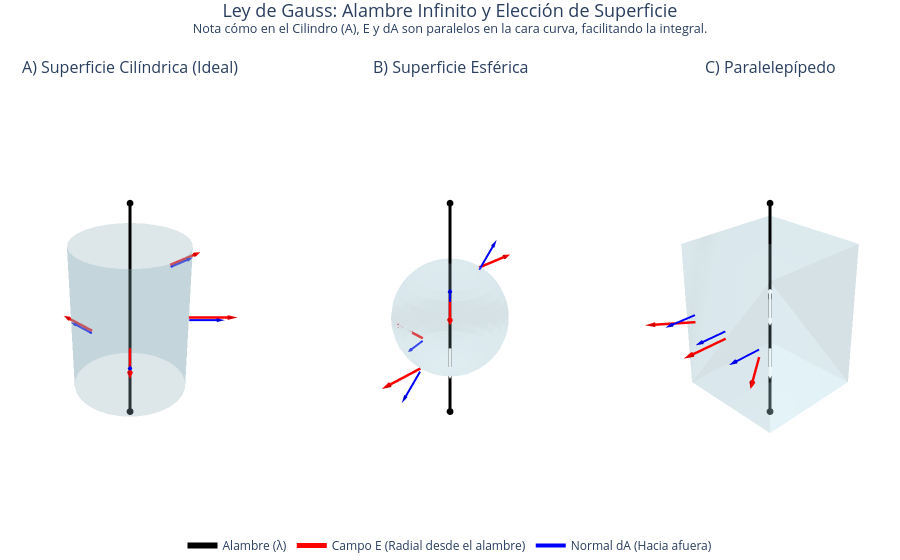

Write notebook code for a chart like this one.
### Markdown cell above
## Análisis del Flujo

Nuestra "lata" gaussiana tiene tres superficies: la tapa superior, la tapa inferior y el manto (el cuerpo cilíndrico).
* **Las Tapas:** El vector área $d\vec{A}$ de las tapas apunta hacia arriba y hacia abajo (paralelo al alambre). Pero el campo $\vec{E}$ apunta hacia afuera (perpendicular al alambre). Como forman $90^\circ$, el flujo por ambas tapas es exactamente **cero** ($\cos 90^\circ = 0$).
* **El Manto:** En la pared curva, el vector área $d\vec{A}$ apunta radialmente hacia afuera, exactamente en la misma dirección que el campo $\vec{E}$. Además, toda la pared curva está a la misma distancia $r$ del alambre, por lo que $E$ es constante.

## Planteamiento Matemático

$$\oint_{S} \vec{E} \cdot d\vec{A} = \frac{q_{\text{enc}}}{\epsilon_0}$$

El flujo total es la suma de las tres partes, pero las tapas son cero:

$$\Phi_{\text{total}} = \Phi_{\text{arriba}} + \Phi_{\text{abajo}} + \Phi_{\text{manto}} = 0 + 0 + \int_{\text{manto}} E dA$$

Nuevamente, sacamos $E$ de la integral por ser constante:

$$E \int_{\text{manto}} dA = \frac{q_{\text{enc}}}{\epsilon_0}$$

El área del manto de un cilindro es el perímetro de la base por la altura: $2\pi r L$. Además, la carga encerrada dentro de nuestro cilindro de largo $L$ es simplemente la densidad lineal por el largo ($q_{\text{enc}} = \lambda L$). Sustituimos ambas cosas:

$$E (2\pi r L) = \frac{\lambda L}{\epsilon_0}$$

## Resultado Final
¡Observa que el largo $L$ de nuestro cilindro imaginario se cancela a ambos lados de la ecuación! Esto es hermoso, porque demuestra que el resultado final es independiente de la superficie imaginaria que elegimos. Despejando $E$:

$$E = \frac{\lambda}{2\pi\epsilon_0 r}$$

Hemos llegado exactamente a la misma ecuación que obtuvimos con cálculo avanzado, pero esta vez usando un cilindro y un par de multiplicaciones. ¡Ese es el verdadero poder predictivo del electromagnetismo!

### Code cell
# import numpy as np
# import plotly.graph_objects as go
# from plotly.subplots import make_subplots

# def generar_gauss_alambre_3d():
#     fig = make_subplots(
#         rows=1, cols=3,
#         specs=[[{'type': 'scene'}, {'type': 'scene'}, {'type': 'scene'}]],
#         subplot_titles=("A) Superficie Cilíndrica (Ideal)", "B) Superficie Esférica", "C) Paralelepípedo")
#     )

#     H_alambre = 6.0    
#     R_gauss = 1.5      
#     L_flecha_E = 1.0   
#     L_flecha_dA = 0.7  
#     color_E = 'red'
#     color_dA = 'blue'
#     color_S = 'lightblue'

#     def add_vector_3d(fig, row, col, start, direction, color, width, label=""):
#         fig.add_trace(go.Scatter3d(
#             x=[start[0], start[0] + direction[0]],
#             y=[start[1], start[1] + direction[1]],
#             z=[start[2], start[2] + direction[2]],
#             mode='lines', line=dict(color=color, width=width), showlegend=False, hoverinfo='skip'
#         ), row=row, col=col)
#         fig.add_trace(go.Cone(
#             x=[start[0] + direction[0]], y=[start[1] + direction[1]], z=[start[2] + direction[2]],
#             u=[direction[0]], v=[direction[1]], w=[direction[2]],
#             sizemode='absolute', sizeref=0.25 if width > 4 else 0.2, anchor='tail',
#             colorscale=[[0, color], [1, color]], showscale=False, hoverinfo='skip'
#         ), row=row, col=col)

#     def add_alambre(fig, row, col, mostrar_leyenda=False):
#         fig.add_trace(go.Scatter3d(
#             x=[0, 0], y=[0, 0], z=[-H_alambre/2, H_alambre/2],
#             mode='lines+markers', line=dict(color='black', width=6),
#             marker=dict(size=4, color='black'), name='Alambre (λ)', hoverinfo='skip',
#             showlegend=mostrar_leyenda 
#         ), row=row, col=col)

#     # ==========================================
#     # CASO A: CILINDRO
#     # ==========================================
#     add_alambre(fig, 1, 1, mostrar_leyenda=True)
    
#     z_mesh = np.linspace(-H_alambre/3, H_alambre/3, 20)
#     theta_mesh = np.linspace(0, 2*np.pi, 30)
#     Theta, Z = np.meshgrid(theta_mesh, z_mesh)
#     X = R_gauss * np.cos(Theta)
#     Y = R_gauss * np.sin(Theta)
    
#     fig.add_trace(go.Surface(
#         x=X, y=Y, z=Z, opacity=0.3, colorscale=[[0, color_S], [1, color_S]], showscale=False, hoverinfo='skip'
#     ), row=1, col=1)

#     puntos_cilindro = [(np.pi/4, 0), (3*np.pi/4, 0), (np.pi, H_alambre/6), (3*np.pi/2, -H_alambre/6)]
#     for angle, z_pos in puntos_cilindro:
#         px = R_gauss * np.cos(angle)
#         py = R_gauss * np.sin(angle)
#         pz = z_pos
        
#         dir_E = np.array([np.cos(angle), np.sin(angle), 0])
#         add_vector_3d(fig, 1, 1, [px, py, pz], dir_E * L_flecha_E, color_E, 5)
#         add_vector_3d(fig, 1, 1, [px+0.1, py+0.1, pz], dir_E * L_flecha_dA, color_dA, 4)

#     # ==========================================
#     # CASO B: ESFERA
#     # ==========================================
#     add_alambre(fig, 1, 2, mostrar_leyenda=False)
    
#     u = np.linspace(0, 2 * np.pi, 30)
#     v = np.linspace(0, np.pi, 20)
#     X_sph = R_gauss * np.outer(np.cos(u), np.sin(v))
#     Y_sph = R_gauss * np.outer(np.sin(u), np.sin(v))
#     Z_sph = R_gauss * np.outer(np.ones(np.size(u)), np.cos(v))
    
#     fig.add_trace(go.Surface(
#         x=X_sph, y=Y_sph, z=Z_sph, opacity=0.2, colorscale=[[0, color_S], [1, color_S]], showscale=False, hoverinfo='skip'
#     ), row=1, col=2)

#     puntos_esfera = [(np.pi/4, np.pi/4), (np.pi, np.pi/4), (3*np.pi/2, 3*np.pi/4), (0, 3*np.pi/4)]
#     for phi, theta in puntos_esfera:
#         px = R_gauss * np.cos(phi) * np.sin(theta)
#         py = R_gauss * np.sin(phi) * np.sin(theta)
#         pz = R_gauss * np.cos(theta)
        
#         r_dist = np.sqrt(px**2 + py**2)
#         dir_E = np.array([px/r_dist, py/r_dist, 0])
#         add_vector_3d(fig, 1, 2, [px, py, pz], dir_E * L_flecha_E, color_E, 5)
        
#         dir_dA = np.array([px, py, pz]) / R_gauss
#         add_vector_3d(fig, 1, 2, [px+0.1, py+0.1, pz], dir_dA * L_flecha_dA, color_dA, 4)

#     # ==========================================
#     # CASO C: PARALELEPÍPEDO
#     # ==========================================
#     add_alambre(fig, 1, 3, mostrar_leyenda=False)
    
#     W, D, H = 1.5, 1.5, 2.0 
#     x_p = [-W, W, W, -W, -W, W, W, -W]
#     y_p = [-D, -D, D, D, -D, -D, D, D]
#     z_p = [-H, -H, -H, -H, H, H, H, H]
#     i_p = [7, 0, 0, 0, 4, 4, 6, 6, 4, 0, 3, 2]
#     j_p = [3, 4, 1, 2, 5, 6, 5, 2, 0, 1, 6, 3]
#     k_p = [0, 7, 2, 3, 6, 7, 1, 1, 5, 5, 7, 6]
    
#     fig.add_trace(go.Mesh3d(
#         x=x_p, y=y_p, z=z_p, i=i_p, j=j_p, k=k_p, opacity=0.2, color=color_S, hoverinfo='skip'
#     ), row=1, col=3)

#     puntos_para = [
#         (W, 0, 0),         
#         (W, D/1.3, 0),     
#         (W, -D/1.3, 0)     
#     ]
    
#     for px, py, pz in puntos_para:
#         r_dist = np.sqrt(px**2 + py**2)
#         dir_E = np.array([px/r_dist, py/r_dist, 0])
#         add_vector_3d(fig, 1, 3, [px, py, pz], dir_E * L_flecha_E, color_E, 5)
        
#         dir_dA = np.array([1, 0, 0])
#         add_vector_3d(fig, 1, 3, [px, py, pz+0.2], dir_dA * L_flecha_dA, color_dA, 4)

#     # ==========================================
#     # ESTILOS GLOBALES Y LEYENDA
#     # ==========================================
#     fig.add_trace(go.Scatter3d(x=[None], y=[None], z=[None], mode='lines', line=dict(color=color_E, width=5), name='Campo E (Radial desde el alambre)'))
#     fig.add_trace(go.Scatter3d(x=[None], y=[None], z=[None], mode='lines', line=dict(color=color_dA, width=4), name='Normal dA (Hacia afuera)'))

#     camera_settings = dict(eye=dict(x=1.3, y=1.3, z=1.0))
#     axis_settings = dict(visible=False, range=[-3.5, 3.5])
#     scene_config = dict(xaxis=axis_settings, yaxis=axis_settings, zaxis=axis_settings, camera=camera_settings, aspectmode='cube')

#     fig.update_layout(
#         title=dict(
#             text="Ley de Gauss: Alambre Infinito y Elección de Superficie<br><sup>Nota cómo en el Cilindro (A), E y dA son paralelos en la cara curva, facilitando la integral.</sup>",
#             x=0.5, y=0.97, font=dict(size=18)
#         ),
#         scene=scene_config, scene2=scene_config, scene3=scene_config,
#         margin=dict(l=0, r=0, b=0, t=80),
#         legend=dict(x=0.5, y=0.05, xanchor='center', orientation="h", bgcolor='rgba(255, 255, 255, 0.8)')
#     )

#     fig.show()
#     fig.write_html("gauss_alambre_3d.html", include_plotlyjs='cdn')
#     print("¡Listo! Archivo 'gauss_alambre_3d.html' guardado con éxito.")

# generar_gauss_alambre_3d()

### Figure 1 — Plotly figure (JSON) as saved in the notebook; plotly's stock layout.template omitted (floating-point values rounded to 4 significant figures; data arrays with more than 128 entries replaced by an {"elided": "..."} marker saying what was removed)
{"data": [{"hoverinfo": "skip", "line": {"color": "black", "width": 6}, "marker": {"color": "black", "size": 4}, "mode": "lines+markers", "name": "Alambre (λ)", "scene": "scene", "showlegend": true, "type": "scatter3d", "x": [0, 0], "y": [0, 0], "z": [-3, 3]}, {"colorscale": [[0, "lightblue"], [1, "lightblue"]], "hoverinfo": "skip", "opacity": 0.3, "scene": "scene", "showscale": false, "type": "surface", "x": {"elided": "20x30 float values"}, "y": {"elided": "20x30 float values"}, "z": {"elided": "20x30 float values"}}, {"hoverinfo": "skip", "line": {"color": "red", "width": 5}, "mode": "lines", "scene": "scene", "showlegend": false, "type": "scatter3d", "x": [1.061, 1.768], "y": [1.061, 1.768], "z": [0, 0]}, {"anchor": "tail", "colorscale": [[0, "red"], [1, "red"]], "hoverinfo": "skip", "scene": "scene", "showscale": false, "sizemode": "absolute", "sizeref": 0.25, "type": "cone", "u": [0.7071], "v": [0.7071], "w": [0], "x": [1.768], "y": [1.768], "z": [0]}, {"hoverinfo": "skip", "line": {"color": "blue", "width": 4}, "mode": "lines", "scene": "scene", "showlegend": false, "type": "scatter3d", "x": [1.161, 1.656], "y": [1.161, 1.656], "z": [0, 0]}, {"anchor": "tail", "colorscale": [[0, "blue"], [1, "blue"]], "hoverinfo": "skip", "scene": "scene", "showscale": false, "sizemode": "absolute", "sizeref": 0.2, "type": "cone", "u": [0.495], "v": [0.495], "w": [0], "x": [1.656], "y": [1.656], "z": [0]}, {"hoverinfo": "skip", "line": {"color": "red", "width": 5}, "mode": "lines", "scene": "scene", "showlegend": false, "type": "scatter3d", "x": [-1.061, -1.768], "y": [1.061, 1.768], "z": [0, 0]}, {"anchor": "tail", "colorscale": [[0, "red"], [1, "red"]], "hoverinfo": "skip", "scene": "scene", "showscale": false, "sizemode": "absolute", "sizeref": 0.25, "type": "cone", "u": [-0.7071], "v": [0.7071], "w": [0], "x": [-1.768], "y": [1.768], "z": [0]}, {"hoverinfo": "skip", "line": {"color": "blue", "width": 4}, "mode": "lines", "scene": "scene", "showlegend": false, "type": "scatter3d", "x": [-0.9607, -1.456], "y": [1.161, 1.656], "z": [0, 0]}, {"anchor": "tail", "colorscale": [[0, "blue"], [1, "blue"]], "hoverinfo": "skip", "scene": "scene", "showscale": false, "sizemode": "absolute", "sizeref": 0.2, "type": "cone", "u": [-0.495], "v": [0.495], "w": [0], "x": [-1.456], "y": [1.656], "z": [0]}, {"hoverinfo": "skip", "line": {"color": "red", "width": 5}, "mode": "lines", "scene": "scene", "showlegend": false, "type": "scatter3d", "x": [-1.5, -2.5], "y": [1.837e-16, 3.062e-16], "z": [1, 1]}, {"anchor": "tail", "colorscale": [[0, "red"], [1, "red"]], "hoverinfo": "skip", "scene": "scene", "showscale": false, "sizemode": "absolute", "sizeref": 0.25, "type": "cone", "u": [-1], "v": [1.225e-16], "w": [0], "x": [-2.5], "y": [3.062e-16], "z": [1]}, {"hoverinfo": "skip", "line": {"color": "blue", "width": 4}, "mode": "lines", "scene": "scene", "showlegend": false, "type": "scatter3d", "x": [-1.4, -2.1], "y": [0.1, 0.1], "z": [1, 1]}, {"anchor": "tail", "colorscale": [[0, "blue"], [1, "blue"]], "hoverinfo": "skip", "scene": "scene", "showscale": false, "sizemode": "absolute", "sizeref": 0.2, "type": "cone", "u": [-0.7], "v": [8.573e-17], "w": [0], "x": [-2.1], "y": [0.1], "z": [1]}, {"hoverinfo": "skip", "line": {"color": "red", "width": 5}, "mode": "lines", "scene": "scene", "showlegend": false, "type": "scatter3d", "x": [-2.755e-16, -4.592e-16], "y": [-1.5, -2.5], "z": [-1, -1]}, {"anchor": "tail", "colorscale": [[0, "red"], [1, "red"]], "hoverinfo": "skip", "scene": "scene", "showscale": false, "sizemode": "absolute", "sizeref": 0.25, "type": "cone", "u": [-1.837e-16], "v": [-1], "w": [0], "x": [-4.592e-16], "y": [-2.5], "z": [-1]}, {"hoverinfo": "skip", "line": {"color": "blue", "width": 4}, "mode": "lines", "scene": "scene", "showlegend": false, "type": "scatter3d", "x": [0.1, 0.1], "y": [-1.4, -2.1], "z": [-1, -1]}, {"anchor": "tail", "colorscale": [[0, "blue"], [1, "blue"]], "hoverinfo": "skip", "scene": "scene", "showscale": false, "sizemode": "absolute", "sizeref": 0.2, "type": "cone", "u": [-1.286e-16], "v": [-0.7], "w": [0], "x": [0.1], "y": [-2.1], "z": [-1]}, {"hoverinfo": "skip", "line": {"color": "black", "width": 6}, "marker": {"color": "black", "size": 4}, "mode": "lines+markers", "name": "Alambre (λ)", "scene": "scene2", "showlegend": false, "type": "scatter3d", "x": [0, 0], "y": [0, 0], "z": [-3, 3]}, {"colorscale": [[0, "lightblue"], [1, "lightblue"]], "hoverinfo": "skip", "opacity": 0.2, "scene": "scene2", "showscale": false, "type": "surface", "x": {"elided": "30x20 float values"}, "y": {"elided": "30x20 float values"}, "z": {"elided": "30x20 float values"}}, {"hoverinfo": "skip", "line": {"color": "red", "width": 5}, "mode": "lines", "scene": "scene2", "showlegend": false, "type": "scatter3d", "x": [0.75, 1.457], "y": [0.75, 1.457], "z": [1.061, 1.061]}, {"anchor": "tail", "colorscale": [[0, "red"], [1, "red"]], "hoverinfo": "skip", "scene": "scene2", "showscale": false, "sizemode": "absolute", "sizeref": 0.25, "type": "cone", "u": [0.7071], "v": [0.7071], "w": [0], "x": [1.457], "y": [1.457], "z": [1.061]}, {"hoverinfo": "skip", "line": {"color": "blue", "width": 4}, "mode": "lines", "scene": "scene2", "showlegend": false, "type": "scatter3d", "x": [0.85, 1.2], "y": [0.85, 1.2], "z": [1.061, 1.556]}, {"anchor": "tail", "colorscale": [[0, "blue"], [1, "blue"]], "hoverinfo": "skip", "scene": "scene2", "showscale": false, "sizemode": "absolute", "sizeref": 0.2, "type": "cone", "u": [0.35], "v": [0.35], "w": [0.495], "x": [1.2], "y": [1.2], "z": [1.556]}, {"hoverinfo": "skip", "line": {"color": "red", "width": 5}, "mode": "lines", "scene": "scene2", "showlegend": false, "type": "scatter3d", "x": [-1.061, -2.061], "y": [1.299e-16, 2.524e-16], "z": [1.061, 1.061]}, {"anchor": "tail", "colorscale": [[0, "red"], [1, "red"]], "hoverinfo": "skip", "scene": "scene2", "showscale": false, "sizemode": "absolute", "sizeref": 0.25, "type": "cone", "u": [-1], "v": [1.225e-16], "w": [0], "x": [-2.061], "y": [2.524e-16], "z": [1.061]}, {"hoverinfo": "skip", "line": {"color": "blue", "width": 4}, "mode": "lines", "scene": "scene2", "showlegend": false, "type": "scatter3d", "x": [-0.9607, -1.456], "y": [0.1, 0.1], "z": [1.061, 1.556]}, {"anchor": "tail", "colorscale": [[0, "blue"], [1, "blue"]], "hoverinfo": "skip", "scene": "scene2", "showscale": false, "sizemode": "absolute", "sizeref": 0.2, "type": "cone", "u": [-0.495], "v": [6.062e-17], "w": [0.495], "x": [-1.456], "y": [0.1], "z": [1.556]}, {"hoverinfo": "skip", "line": {"color": "red", "width": 5}, "mode": "lines", "scene": "scene2", "showlegend": false, "type": "scatter3d", "x": [-1.948e-16, -3.785e-16], "y": [-1.061, -2.061], "z": [-1.061, -1.061]}, {"anchor": "tail", "colorscale": [[0, "red"], [1, "red"]], "hoverinfo": "skip", "scene": "scene2", "showscale": false, "sizemode": "absolute", "sizeref": 0.25, "type": "cone", "u": [-1.837e-16], "v": [-1], "w": [0], "x": [-3.785e-16], "y": [-2.061], "z": [-1.061]}, {"hoverinfo": "skip", "line": {"color": "blue", "width": 4}, "mode": "lines", "scene": "scene2", "showlegend": false, "type": "scatter3d", "x": [0.1, 0.1], "y": [-0.9607, -1.456], "z": [-1.061, -1.556]}, {"anchor": "tail", "colorscale": [[0, "blue"], [1, "blue"]], "hoverinfo": "skip", "scene": "scene2", "showscale": false, "sizemode": "absolute", "sizeref": 0.2, "type": "cone", "u": [-9.093e-17], "v": [-0.495], "w": [-0.495], "x": [0.1], "y": [-1.456], "z": [-1.556]}, {"hoverinfo": "skip", "line": {"color": "red", "width": 5}, "mode": "lines", "scene": "scene2", "showlegend": false, "type": "scatter3d", "x": [1.061, 2.061], "y": [0, 0], "z": [-1.061, -1.061]}, {"anchor": "tail", "colorscale": [[0, "red"], [1, "red"]], "hoverinfo": "skip", "scene": "scene2", "showscale": false, "sizemode": "absolute", "sizeref": 0.25, "type": "cone", "u": [1], "v": [0], "w": [0], "x": [2.061], "y": [0], "z": [-1.061]}, {"hoverinfo": "skip", "line": {"color": "blue", "width": 4}, "mode": "lines", "scene": "scene2", "showlegend": false, "type": "scatter3d", "x": [1.161, 1.656], "y": [0.1, 0.1], "z": [-1.061, -1.556]}, {"anchor": "tail", "colorscale": [[0, "blue"], [1, "blue"]], "hoverinfo": "skip", "scene": "scene2", "showscale": false, "sizemode": "absolute", "sizeref": 0.2, "type": "cone", "u": [0.495], "v": [0], "w": [-0.495], "x": [1.656], "y": [0.1], "z": [-1.556]}, {"hoverinfo": "skip", "line": {"color": "black", "width": 6}, "marker": {"color": "black", "size": 4}, "mode": "lines+markers", "name": "Alambre (λ)", "scene": "scene3", "showlegend": false, "type": "scatter3d", "x": [0, 0], "y": [0, 0], "z": [-3, 3]}, {"color": "lightblue", "hoverinfo": "skip", "i": [7, 0, 0, 0, 4, 4, 6, 6, 4, 0, 3, 2], "j": [3, 4, 1, 2, 5, 6, 5, 2, 0, 1, 6, 3], "k": [0, 7, 2, 3, 6, 7, 1, 1, 5, 5, 7, 6], "opacity": 0.2, "scene": "scene3", "type": "mesh3d", "x": [-1.5, 1.5, 1.5, -1.5, -1.5, 1.5, 1.5, -1.5], "y": [-1.5, -1.5, 1.5, 1.5, -1.5, -1.5, 1.5, 1.5], "z": [-2, -2, -2, -2, 2, 2, 2, 2]}, {"hoverinfo": "skip", "line": {"color": "red", "width": 5}, "mode": "lines", "scene": "scene3", "showlegend": false, "type": "scatter3d", "x": [1.5, 2.5], "y": [0, 0], "z": [0, 0]}, {"anchor": "tail", "colorscale": [[0, "red"], [1, "red"]], "hoverinfo": "skip", "scene": "scene3", "showscale": false, "sizemode": "absolute", "sizeref": 0.25, "type": "cone", "u": [1], "v": [0], "w": [0], "x": [2.5], "y": [0], "z": [0]}, {"hoverinfo": "skip", "line": {"color": "blue", "width": 4}, "mode": "lines", "scene": "scene3", "showlegend": false, "type": "scatter3d", "x": [1.5, 2.2], "y": [0, 0], "z": [0.2, 0.2]}, {"anchor": "tail", "colorscale": [[0, "blue"], [1, "blue"]], "hoverinfo": "skip", "scene": "scene3", "showscale": false, "sizemode": "absolute", "sizeref": 0.2, "type": "cone", "u": [0.7], "v": [0], "w": [0], "x": [2.2], "y": [0], "z": [0.2]}, {"hoverinfo": "skip", "line": {"color": "red", "width": 5}, "mode": "lines", "scene": "scene3", "showlegend": false, "type": "scatter3d", "x": [1.5, 2.293], "y": [1.154, 1.764], "z": [0, 0]}, {"anchor": "tail", "colorscale": [[0, "red"], [1, "red"]], "hoverinfo": "skip", "scene": "scene3", "showscale": false, "sizemode": "absolute", "sizeref": 0.25, "type": "cone", "u": [0.7926], "v": [0.6097], "w": [0], "x": [2.293], "y": [1.764], "z": [0]}, {"hoverinfo": "skip", "line": {"color": "blue", "width": 4}, "mode": "lines", "scene": "scene3", "showlegend": false, "type": "scatter3d", "x": [1.5, 2.2], "y": [1.154, 1.154], "z": [0.2, 0.2]}, {"anchor": "tail", "colorscale": [[0, "blue"], [1, "blue"]], "hoverinfo": "skip", "scene": "scene3", "showscale": false, "sizemode": "absolute", "sizeref": 0.2, "type": "cone", "u": [0.7], "v": [0], "w": [0], "x": [2.2], "y": [1.154], "z": [0.2]}, {"hoverinfo": "skip", "line": {"color": "red", "width": 5}, "mode": "lines", "scene": "scene3", "showlegend": false, "type": "scatter3d", "x": [1.5, 2.293], "y": [-1.154, -1.764], "z": [0, 0]}, {"anchor": "tail", "colorscale": [[0, "red"], [1, "red"]], "hoverinfo": "skip", "scene": "scene3", "showscale": false, "sizemode": "absolute", "sizeref": 0.25, "type": "cone", "u": [0.7926], "v": [-0.6097], "w": [0], "x": [2.293], "y": [-1.764], "z": [0]}, {"hoverinfo": "skip", "line": {"color": "blue", "width": 4}, "mode": "lines", "scene": "scene3", "showlegend": false, "type": "scatter3d", "x": [1.5, 2.2], "y": [-1.154, -1.154], "z": [0.2, 0.2]}, {"anchor": "tail", "colorscale": [[0, "blue"], [1, "blue"]], "hoverinfo": "skip", "scene": "scene3", "showscale": false, "sizemode": "absolute", "sizeref": 0.2, "type": "cone", "u": [0.7], "v": [0], "w": [0], "x": [2.2], "y": [-1.154], "z": [0.2]}, {"line": {"color": "red", "width": 5}, "mode": "lines", "name": "Campo E (Radial desde el alambre)", "type": "scatter3d", "x": [null], "y": [null], "z": [null]}, {"line": {"color": "blue", "width": 4}, "mode": "lines", "name": "Normal dA (Hacia afuera)", "type": "scatter3d", "x": [null], "y": [null], "z": [null]}], "layout": {"annotations": [{"font": {"size": 16}, "showarrow": false, "text": "A) Superficie Cilíndrica (Ideal)", "x": 0.1444, "xanchor": "center", "xref": "paper", "y": 1, "yanchor": "bottom", "yref": "paper"}, {"font": {"size": 16}, "showarrow": false, "text": "B) Superficie Esférica", "x": 0.5, "xanchor": "center", "xref": "paper", "y": 1, "yanchor": "bottom", "yref": "paper"}, {"font": {"size": 16}, "showarrow": false, "text": "C) Paralelepípedo", "x": 0.8556, "xanchor": "center", "xref": "paper", "y": 1, "yanchor": "bottom", "yref": "paper"}], "legend": {"bgcolor": "rgba(255, 255, 255, 0.8)", "orientation": "h", "x": 0.5, "xanchor": "center", "y": 0.05}, "margin": {"b": 0, "l": 0, "r": 0, "t": 80}, "scene": {"aspectmode": "cube", "camera": {"eye": {"x": 1.3, "y": 1.3, "z": 1}}, "domain": {"x": [0, 0.2889], "y": [0, 1]}, "xaxis": {"range": [-3.5, 3.5], "visible": false}, "yaxis": {"range": [-3.5, 3.5], "visible": false}, "zaxis": {"range": [-3.5, 3.5], "visible": false}}, "scene2": {"aspectmode": "cube", "camera": {"eye": {"x": 1.3, "y": 1.3, "z": 1}}, "domain": {"x": [0.3556, 0.6444], "y": [0, 1]}, "xaxis": {"range": [-3.5, 3.5], "visible": false}, "yaxis": {"range": [-3.5, 3.5], "visible": false}, "zaxis": {"range": [-3.5, 3.5], "visible": false}}, "scene3": {"aspectmode": "cube", "camera": {"eye": {"x": 1.3, "y": 1.3, "z": 1}}, "domain": {"x": [0.7111, 1], "y": [0, 1]}, "xaxis": {"range": [-3.5, 3.5], "visible": false}, "yaxis": {"range": [-3.5, 3.5], "visible": false}, "zaxis": {"range": [-3.5, 3.5], "visible": false}}, "title": {"font": {"size": 18}, "text": "Ley de Gauss: Alambre Infinito y Elección de Superficie<br><sup>Nota cómo en el Cilindro (A), E y dA son paralelos en la cara curva, facilitando la integral.</sup>", "x": 0.5, "y": 0.97}}}
